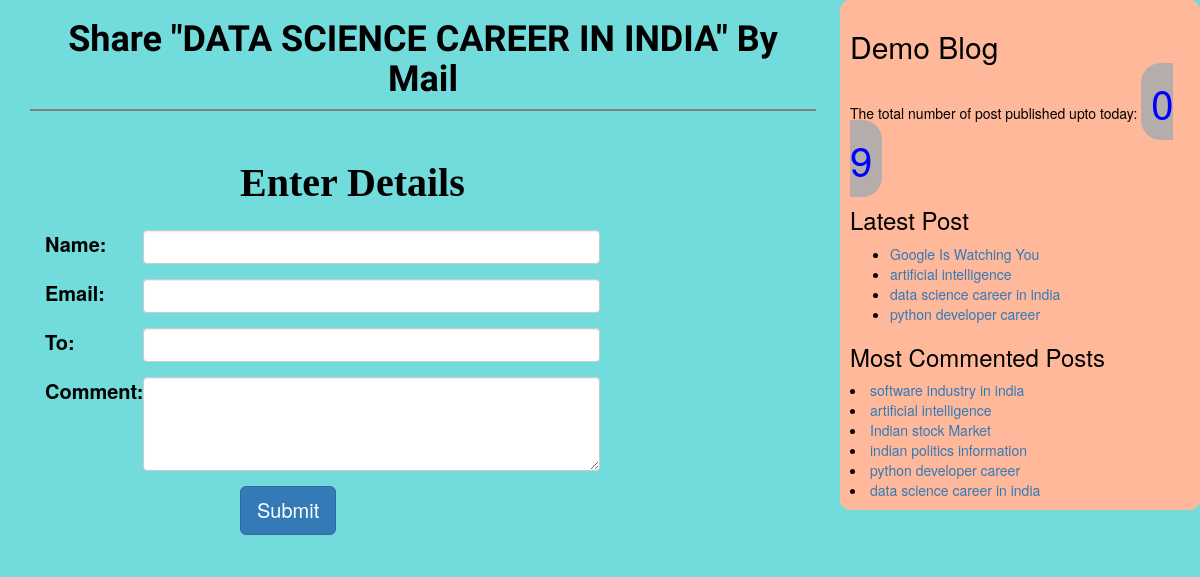
Screenshot of /4/share/ with the database file from the repository.
### blog/models.py (models this page shows, shortened)
class Post(models.Model):
    STATUS_CHOICES=(('draft','Draft'),('published','Published'))
    title=models.CharField(max_length=256)
    slug=models.SlugField(max_length=256,unique_for_date='publish')
    author=models.ForeignKey(User,on_delete=models.CASCADE,related_name='blog_posts')
    body=models.TextField()
    publish=models.DateTimeField(default=timezone.now)
    created=models.DateTimeField(auto_now_add=True)
    updated=models.DateTimeField(auto_now=True)
    status=models.CharField(max_length=10,choices=STATUS_CHOICES,default='draft')
    objects=CustomManager()
    tags=TaggableManager()
    class Meta:
        ordering=('-publish',)
    def get_absolute_url(self):
        return reverse('post_detail',
                            args=[self.publish.year,
                            self.publish.strftime('%m'),
                            self.publish.strftime('%d'),
                            self.slug])

### blog/views.py (the view)
# urls.py: path('<int:id>/share/', views.mail_send_view),
def mail_send_view(request,id):
    post=get_object_or_404(Post,id=id,status='published')
    send=False
    if request.method=='POST':
        form=EmailSendForm(request.POST)
        if form.is_valid():
            cd=form.cleaned_data
            post_url=request.build_absolute_uri(post.get_absolute_url())
            subject='{}({}) recommends you to read "{}"'.format(cd['name'],cd['email'], post.title)
            message='read post at: \n {}\n\n {}\'comment:\n{}'.format(post_url,cd['name'],cd['comment'])
            send_mail(subject,message,'samtech@gmail.com',[cd['to']])
            send=True
    else:
        form=EmailSendForm()
    return render(request,'blog/sharebyemail.html',{'send':send,'form':form,'post':post})

### blog/forms.py
class EmailSendForm(forms.Form):
    name=forms.CharField()
    email=forms.EmailField()
    to=forms.EmailField()
    comment=forms.CharField(required=False,widget=forms.Textarea)

### blog/models.py (called while the page is built)
    def get_queryset(self):
        return super().get_queryset().filter(status='published')

### blog/templatetags/blog_tags.py (called while the page is built)
@register.simple_tag
def total_posts():
    return Post.objects.count()

@register.inclusion_tag('blog/latest_post123.html')
def show_latest_post(count=3):
    lastest_posts=Post.objects.order_by('-publish')[0:count]
    return {'lastest_posts':lastest_posts}

@register.simple_tag
def get_most_commented_posts(count=5):
    return Post.objects.annotate(total_comments=Count('comments')).order_by('-total_comments')[:count]

### templates/blog/sharebyemail.html (shortened to what this page needs)
<!DOCTYPE html>
{% extends 'blog/base.html' %}
{% block body %}
{%if send%}
<h1>Email send successfully</h1>
{%else%}
  <h1>Share "{{post.title|upper}}" By Mail</h1>
  <form method="POST" class="post-form" action="">
    <div class="container">
<br>
    <div class="form-group row">
    <label class="col-sm-2 col-form-label"></label>
    <div class="col-sm-6 ">
    <h3> <span id='form_heading' >Enter Details</span> </h3>
    </div>
  </div>
    <div class="form-group row">
    <label class="col-sm-1 col-form-label">Name:</label>
    <div class="col-sm-5">
      <input type="text" name="name" class="form-control">
    </div>
  </div>
  <div class="form-group row">
    <label class="col-sm-1 col-form-label">Email:</label>
    <div class="col-sm-5">
      <input type="email" name="email" class="form-control">
    </div>
  </div>
    <div class="form-group row">
    <label class="col-sm-1 col-form-label">To:</label>
    <div class="col-sm-5">
      <input type="email" name="to" class="form-control">
    </div>
  </div>
    <div class="form-group row">
    <label class="col-sm-1 col-form-label" for="inputEmail3" >Comment:</label>
    <div class="col-sm-5">
      <textarea id="inputEmail3" name="comment" rows="4" cols="50" class="form-control" ></textarea>
    </div>
  </div>
    <div class="form-group row">
    <label class="col-sm-2 col-form-label"></label>
    <div  class="col-sm-4">
    <button type="submit" class="btn btn-primary btn-lg"> <span id ='submit_button'>Submit</span> </button>
    </div>
  </div>
    </div>
</form>
  {%endif%}
  {% endblock %}

### templates/blog/base.html (shortened to what this page needs)
<!DOCTYPE html>
{% load static %}
{% load blog_tags %}
<html lang="en" dir="ltr">
  <head>
    <link rel="stylesheet" href="https://stackpath.bootstrapcdn.com/bootstrap/3.4.1/css/bootstrap.min.css">
    <link rel="stylesheet" href="{% static "css/blog.css" %}">
  </head>
  <body>
    <div class="content">
      {% block body %}{% endblock %}
    </div>
    <div class="sidebar">
      <h2>Demo Blog</h2>
      <p>The total number of post published upto today: <span  id='pcount'>0 {%total_posts%}</span> </p>
      <h3>Latest Post</h3>{%show_latest_post 4 %}
      <h3>Most Commented Posts</h3>
      {%get_most_commented_posts 6 as most_commented_post %}
      {%for post in most_commented_post%}
      <li><a href="{{post.get_absolute_url}}">{{post.title}}</a></li>
      {%endfor%}
    </div>
  </body>
</html>

### templates/blog/latest_post123.html
<ul>
  {%for post in lastest_posts%}
  <li><a href="{{post.get_absolute_url}}">{{post.title}}</a></li>
  {%endfor%}
</ul>

### static/css/blog.css (style rules this page uses)
.content { width:68%; float: left; padding:0 0 0 30px; }
.sidebar { width:30%; float:right; padding:10px; background:#FFB899; border-radius: 10px; }
body { background:#72DBDB; color:black; }
h1 { text-align:center; border-bottom: 2px solid grey; font-weight:bold; color:black; padding:0 0 10px 0; font-family: 'Texturina', serif; }
h2 { color:black; }
label { font-size: 20px; }
#submit_button { font-size: 20px; }
#form_heading { font-size: 40px; font-weight: bold; font-family: Calibri; }
#pcount { font-size:40px; color: blue; border: 2px solid inherit; border-radius: 20px; background-color:#b5acac; padding:10px; }

### rows the page displays
Post: title "DATA SCIENCE CAREER IN INDIA", title "data science career in india"
Post: title "Google Is Watching You"
Post: title "artificial intelligence"
Post: title "python developer career"
Post: title "software industry in india"
Post: title "Indian stock Market"
Post: title "indian politics information"
